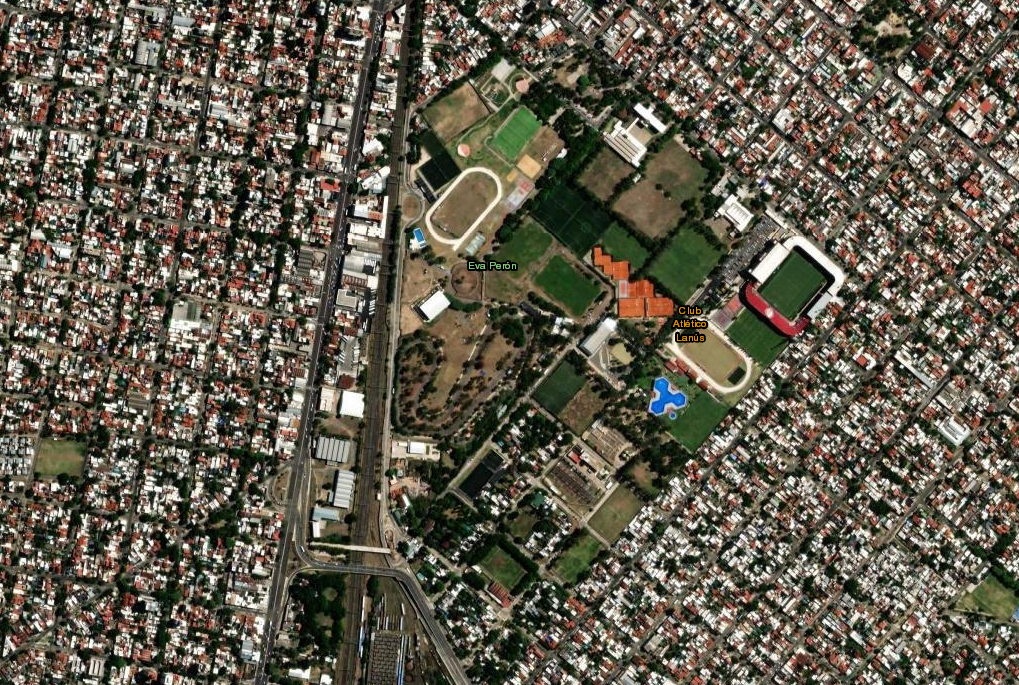
#> input picture lanus.png, 1019 x 685 px
$ jupyter execute 3-Thresholding.ipynb
#> lines starting #> are read from the running program, lines starting #| are printed output that depends on the picture; after the words box and inside, x2 and y2 are one past the last pixel; in counts of white or black regions, pixels touching at a corner belong together
[cell 1]
import cv2
import numpy as np
import matplotlib.pyplot as plt

# Cargar la imagen en color
img_color = cv2.imread('lanus.png')
#> img_color is the input picture: shape (685, 1019, 3); mean B, G, R 77.8, 92.2, 97.6
# Convertir la imagen a escala de grises
img_gray = cv2.cvtColor(img_color, cv2.COLOR_BGR2GRAY)
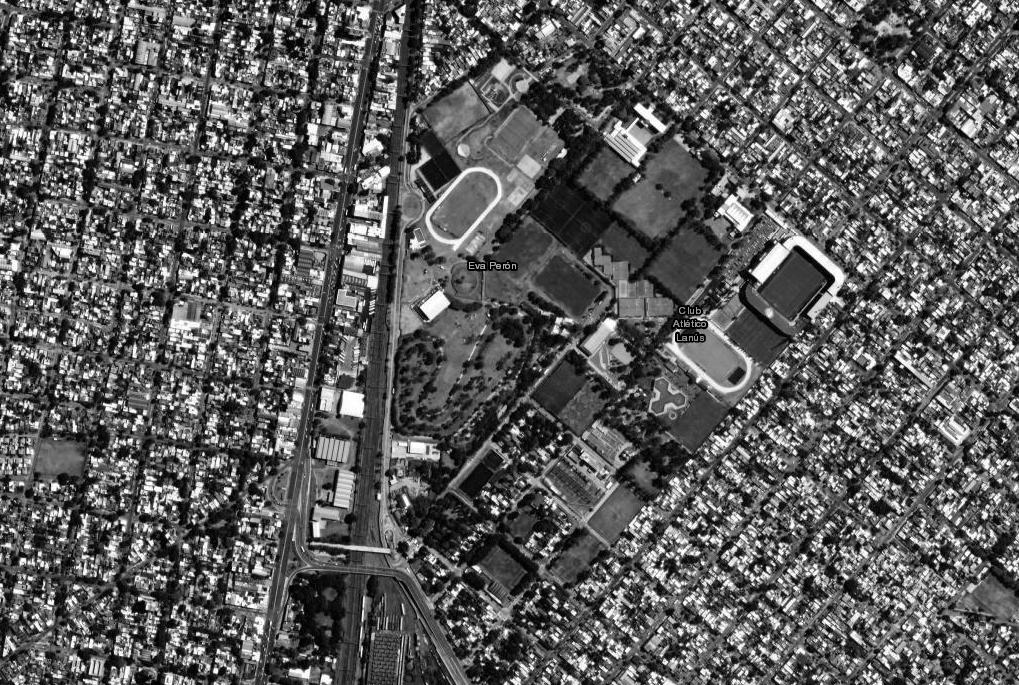
#> img_gray: shape (685, 1019); min 0, max 255, mean 92.2

# a) Umbralización Global
_, thresh_global = cv2.threshold(img_gray, 127, 255, cv2.THRESH_BINARY)
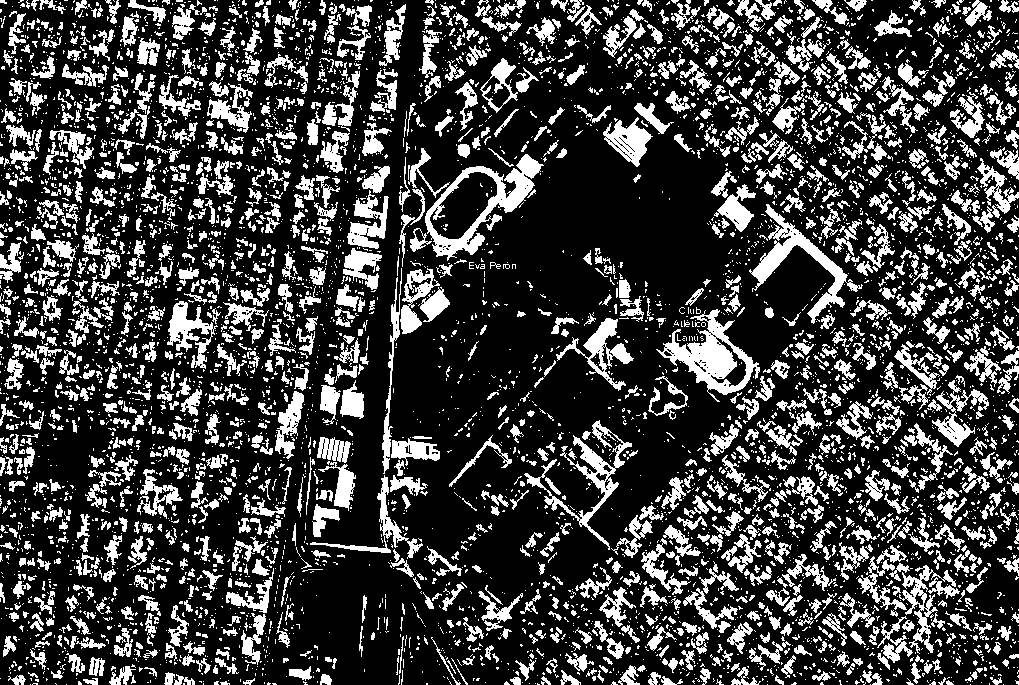
#> thresh_global: shape (685, 1019); 25.1% white; 6078 white regions (4745 under 20 px), largest, box (x1, y1, x2, y2) and area: (425, 154, 544, 261) 3254, (656, 309, 760, 402) 3187, (749, 204, 863, 324) 2559

# b) Método de Umbralización de Otsu
_, thresh_otsu = cv2.threshold(img_gray, 0, 255, cv2.THRESH_BINARY + cv2.THRESH_OTSU)
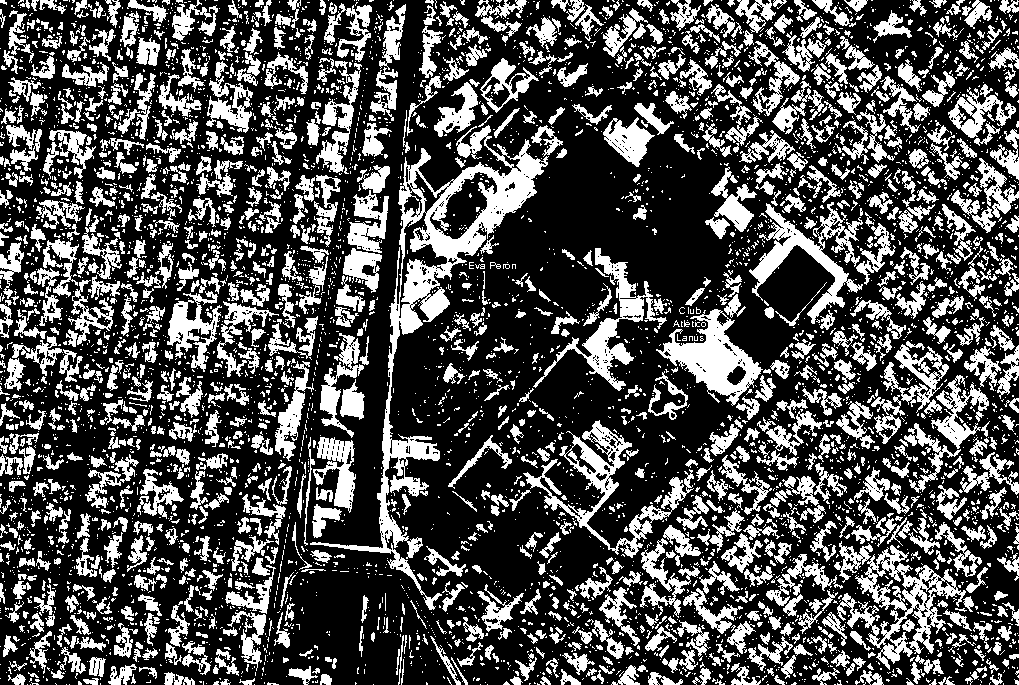
#> thresh_otsu: shape (685, 1019); 31.7% white; 5432 white regions (4249 under 20 px), largest, box (x1, y1, x2, y2) and area: (310, 125, 549, 610) 13422, (837, 545, 966, 670) 4607, (523, 420, 694, 558) 4232

# c) Clasificación en 8 colores (usando umbralización banda por banda en RGB)
def classify_colors(img, n_colors=8):
    # Convertir la imagen a tipo float32 para usar k-means
#> called with n_colors = 8
    img_float = np.float32(img_color.reshape(-1, 3))

    # Criterios para el algoritmo de k-means
    criteria = (cv2.TERM_CRITERIA_EPS + cv2.TERM_CRITERIA_MAX_ITER, 100, 0.2)
    # Aplicar k-means
    _, labels, centers = cv2.kmeans(img_float, n_colors, None, criteria, 10, cv2.KMEANS_RANDOM_CENTERS)
#> centers = [[225.7, 236.3, 240.5], [31.44, 46.82, 46.61], [179.4, 192.1, 199], [77.79, 94.5, 104.7], [138.6, 153.1, 163.3], [54.37, 69.95, 75.45], [102.9, 119.9, 135.1], [8.87, 19.54, 16.52]]
    centers = np.uint8(centers)
#> centers = [[225, 236, 240], [31, 46, 46], [179, 192, 199], [77, 94, 104], [138, 153, 163], [54, 69, 75], [102, 119, 135], [8, 19, 16]]
    classified_img = centers[labels.flatten()].reshape(img_color.shape)
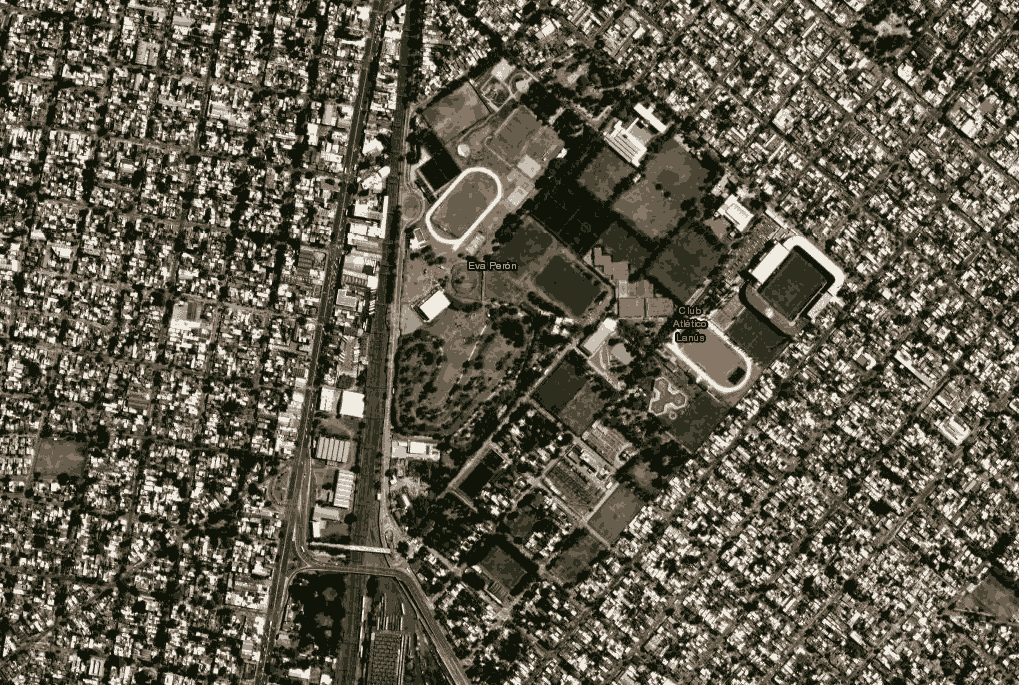
#> classified_img: shape (685, 1019, 3); mean B, G, R 77.2, 91.6, 97.2

    return classified_img

classified_img = classify_colors(img_color)

# Mostrar los resultados
fig, axes = plt.subplots(1, 4, figsize=(20, 5))
axes[0].imshow(cv2.cvtColor(img_color, cv2.COLOR_BGR2RGB))
axes[0].set_title('Imagen Original')
axes[0].axis('off')

axes[1].imshow(thresh_global, cmap='gray')
axes[1].set_title('Umbralización Global')
axes[1].axis('off')

axes[2].imshow(thresh_otsu, cmap='gray')
axes[2].set_title('Umbralización de Otsu')
axes[2].axis('off')

axes[3].imshow(cv2.cvtColor(classified_img, cv2.COLOR_BGR2RGB))
axes[3].set_title('Clasificación en 8 Colores')
axes[3].axis('off')

plt.show()
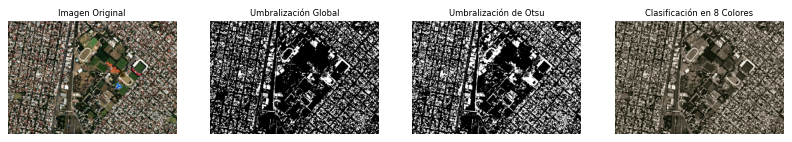
#> figure drawn by matplotlib, 4 panels
